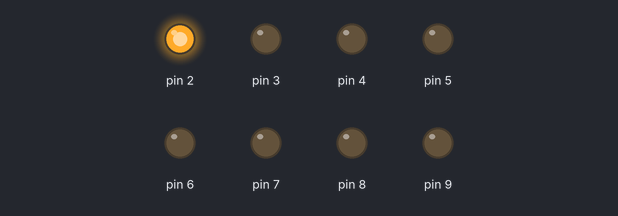
Bench run of a sketch on a simulated Arduino Uno, built with avr-gcc and run on an emulated ATmega328P. Shown: output pins drawn as LEDs (lit = HIGH).

Above: at 0.5 s.
At 2.5 s:
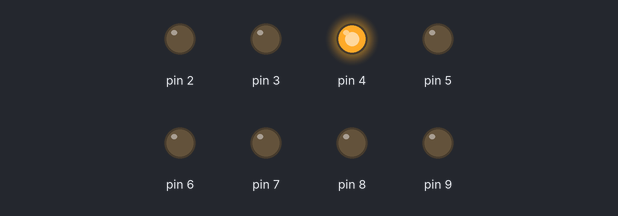
At 3.5 s:
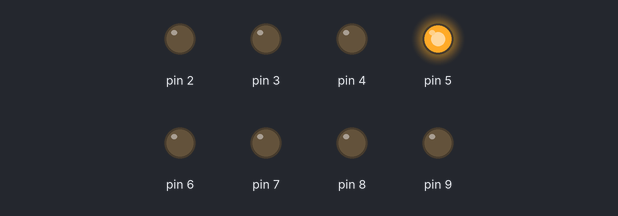
At 4.5 s:
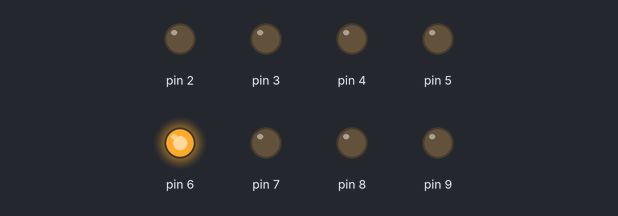
At 6.5 s:
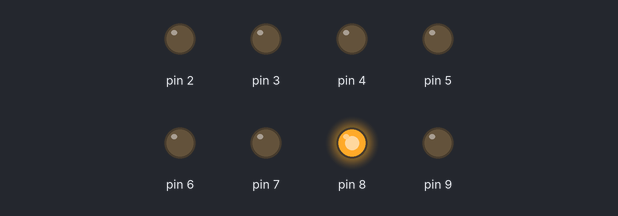
At 9.5 s:
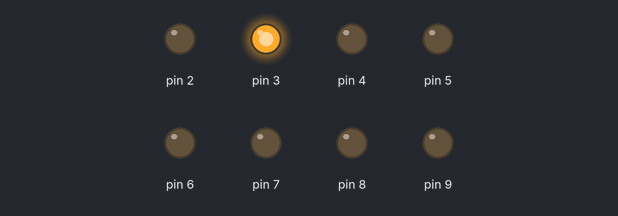
Timing chart, 0 to 10.4 s (numbered marks = the images above):
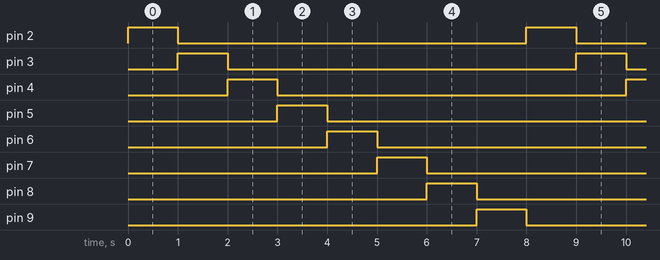

The sketch:

5_20__________.ino
```cpp
// C++ code
//
void setup()
{
  for(byte i=2;i<=9;i++)
  pinMode(i, OUTPUT);
}

void loop()
{
  for(byte i =2; i<=9; i++){
  	digitalWrite(i, HIGH);
	delay(1000);
    digitalWrite(i, LOW);
  }
}
```

Measured:
- by itself, pin 2–9: alternates HIGH for 1.0 s and LOW for 7.0 s
- by itself, everything shown: repeats every 8.0 s, in 9 steps
